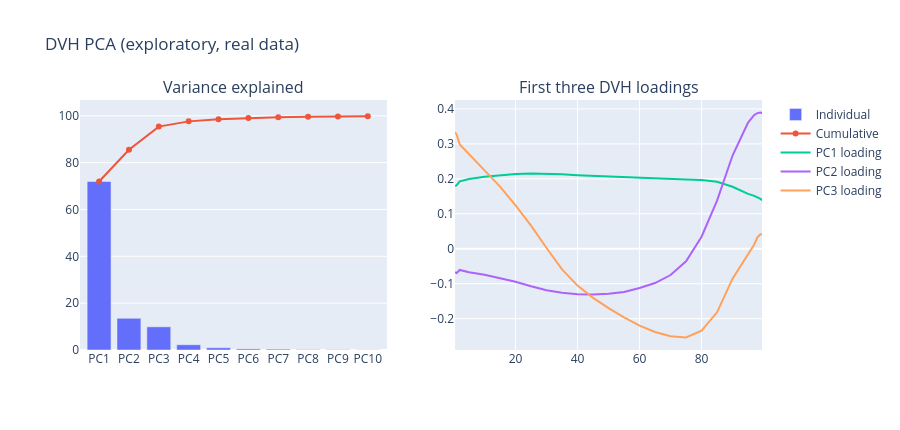
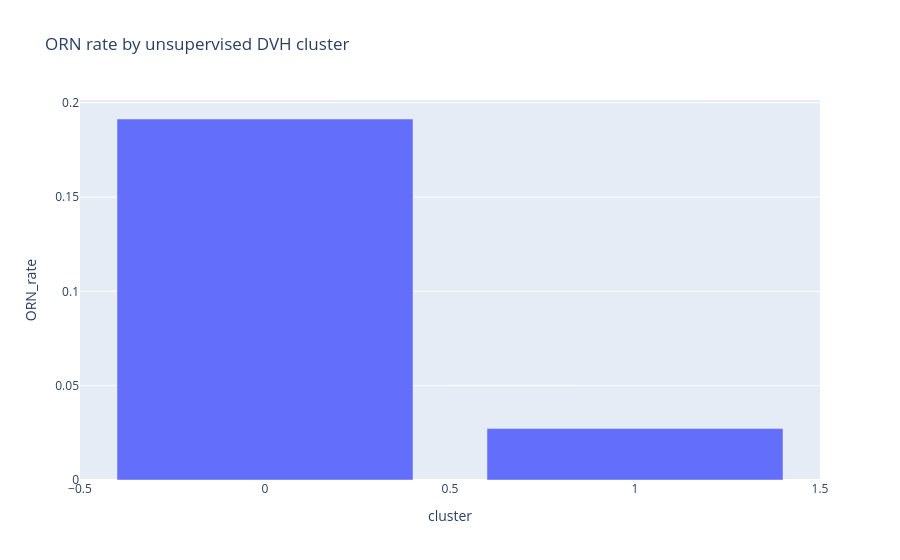

Notebook code for these charts, in order:
### Markdown cell above
## 3. Phase 2 — DVH functional feature representation

### Code cell
dvh=raw[D_COLS].astype(float).values
dvh_scaler=StandardScaler()
dvh_z=dvh_scaler.fit_transform(dvh)
pca=PCA(n_components=min(10,dvh_z.shape[1]),random_state=SEED)
pcs=pca.fit_transform(dvh_z)
fig=make_subplots(rows=1,cols=2,subplot_titles=['Variance explained','First three DVH loadings'])
fig.add_trace(go.Bar(x=[f'PC{i+1}' for i in range(len(pca.explained_variance_ratio_))],
                     y=pca.explained_variance_ratio_*100,name='Individual'),1,1)
fig.add_trace(go.Scatter(x=[f'PC{i+1}' for i in range(len(pca.explained_variance_ratio_))],
                         y=np.cumsum(pca.explained_variance_ratio_)*100,mode='lines+markers',name='Cumulative'),1,1)
for i in range(min(3,len(pca.components_))):
    fig.add_trace(go.Scatter(x=D_VOL,y=pca.components_[i],name=f'PC{i+1} loading'),1,2)
fig.update_layout(height=430,title='DVH PCA (exploratory, real data)'); fig.show()
n95=int(np.searchsorted(np.cumsum(pca.explained_variance_ratio_),.95)+1)
print(f"{n95} components explain at least 95% of standardized D-curve variance.")
sil={}
for k in range(2,8):
    km=KMeans(n_clusters=k,n_init=10,random_state=SEED).fit(pcs[:,:min(6,pcs.shape[1])])
    from sklearn.metrics import silhouette_score
    sil[k]=silhouette_score(pcs[:,:min(6,pcs.shape[1])],km.labels_)
best_k=max(sil,key=sil.get)
km=KMeans(n_clusters=best_k,n_init=20,random_state=SEED).fit(pcs[:,:min(6,pcs.shape[1])])
cluster=pd.DataFrame({'cluster':km.labels_,'ORN':y,'D30':raw['D30%'] if 'D30%' in raw else raw[D_COLS[0]]})
ct=cluster.groupby('cluster').agg(n=('ORN','size'),ORN_cases=('ORN','sum'),ORN_rate=('ORN','mean'),mean_D30=('D30','mean')).reset_index()
display(ct)
px.bar(ct,x='cluster',y='ORN_rate',hover_data=['n','ORN_cases','mean_D30'],title='ORN rate by unsupervised DVH cluster').show()

### Figure 1 — Plotly figure (JSON) as saved in the notebook; plotly's stock layout.template omitted (floating-point values rounded to 4 significant figures)
{"data": [{"name": "Individual", "type": "bar", "x": ["PC1", "PC2", "PC3", "PC4", "PC5", "PC6", "PC7", "PC8", "PC9", "PC10"], "xaxis": "x", "y": [71.94, 13.54, 9.899, 2.239, 0.9545, 0.476, 0.3813, 0.158, 0.1436, 0.07475], "yaxis": "y"}, {"mode": "lines+markers", "name": "Cumulative", "type": "scatter", "x": ["PC1", "PC2", "PC3", "PC4", "PC5", "PC6", "PC7", "PC8", "PC9", "PC10"], "xaxis": "x", "y": [71.94, 85.48, 95.38, 97.62, 98.58, 99.05, 99.43, 99.59, 99.74, 99.81], "yaxis": "y"}, {"name": "PC1 loading", "type": "scatter", "x": [0.5, 1.0, 2.0, 3.0, 5.0, 10.0, 15.0, 20.0, 25.0, 30.0, 35.0, 40.0, 45.0, 50.0, 55.0, 60.0, 65.0, 70.0, 75.0, 80.0, 85.0, 90.0, 95.0, 97.0, 98.0, 99.0, 99.5], "xaxis": "x2", "y": [0.1789, 0.1818, 0.193, 0.1955, 0.1995, 0.206, 0.2108, 0.2137, 0.215, 0.2147, 0.2131, 0.2105, 0.2085, 0.2068, 0.2053, 0.2035, 0.2012, 0.1994, 0.1981, 0.1966, 0.1914, 0.1774, 0.1569, 0.1513, 0.1477, 0.1427, 0.139], "yaxis": "y2"}, {"name": "PC2 loading", "type": "scatter", "x": [0.5, 1.0, 2.0, 3.0, 5.0, 10.0, 15.0, 20.0, 25.0, 30.0, 35.0, 40.0, 45.0, 50.0, 55.0, 60.0, 65.0, 70.0, 75.0, 80.0, 85.0, 90.0, 95.0, 97.0, 98.0, 99.0, 99.5], "xaxis": "x2", "y": [-0.06692, -0.0692, -0.06062, -0.06319, -0.06699, -0.07457, -0.08353, -0.09426, -0.1072, -0.1189, -0.1258, -0.1301, -0.131, -0.1287, -0.1236, -0.1123, -0.09807, -0.07519, -0.03569, 0.03436, 0.1376, 0.2667, 0.3608, 0.3827, 0.388, 0.3897, 0.3878], "yaxis": "y2"}, {"name": "PC3 loading", "type": "scatter", "x": [0.5, 1.0, 2.0, 3.0, 5.0, 10.0, 15.0, 20.0, 25.0, 30.0, 35.0, 40.0, 45.0, 50.0, 55.0, 60.0, 65.0, 70.0, 75.0, 80.0, 85.0, 90.0, 95.0, 97.0, 98.0, 99.0, 99.5], "xaxis": "x2", "y": [0.3325, 0.327, 0.2982, 0.2889, 0.2706, 0.2265, 0.1779, 0.1243, 0.06621, 0.002205, -0.05917, -0.1055, -0.1406, -0.17, -0.1964, -0.2201, -0.238, -0.2502, -0.2538, -0.2344, -0.1818, -0.08552, -0.01469, 0.0124, 0.0326, 0.04134, 0.04167], "yaxis": "y2"}], "layout": {"annotations": [{"font": {"size": 16}, "showarrow": false, "text": "Variance explained", "x": 0.225, "xanchor": "center", "xref": "paper", "y": 1, "yanchor": "bottom", "yref": "paper"}, {"font": {"size": 16}, "showarrow": false, "text": "First three DVH loadings", "x": 0.775, "xanchor": "center", "xref": "paper", "y": 1, "yanchor": "bottom", "yref": "paper"}], "height": 430, "title": {"text": "DVH PCA (exploratory, real data)"}, "xaxis": {"anchor": "y", "domain": [0, 0.45]}, "xaxis2": {"anchor": "y2", "domain": [0.55, 1]}, "yaxis": {"anchor": "x", "domain": [0, 1]}, "yaxis2": {"anchor": "x2", "domain": [0, 1]}}}

### Figure 2 — Plotly figure (JSON) as saved in the notebook; plotly's stock layout.template omitted (floating-point values rounded to 4 significant figures)
{"data": [{"customdata": [[1019.0, 195.0, 51.23], [110.0, 3.0, 14.47]], "hovertemplate": "cluster=%{x}<br>ORN_rate=%{y}<br>n=%{customdata[0]}<br>ORN_cases=%{customdata[1]}<br>mean_D30=%{customdata[2]}<extra></extra>", "legendgroup": "", "marker": {"color": "#636efa", "pattern": {"shape": ""}}, "name": "", "orientation": "v", "showlegend": false, "textposition": "auto", "type": "bar", "x": [0, 1], "xaxis": "x", "y": [0.1914, 0.02727], "yaxis": "y"}], "layout": {"barmode": "relative", "legend": {"tracegroupgap": 0}, "title": {"text": "ORN rate by unsupervised DVH cluster"}, "xaxis": {"anchor": "y", "domain": [0, 1], "title": {"text": "cluster"}}, "yaxis": {"anchor": "x", "domain": [0, 1], "title": {"text": "ORN_rate"}}}}
